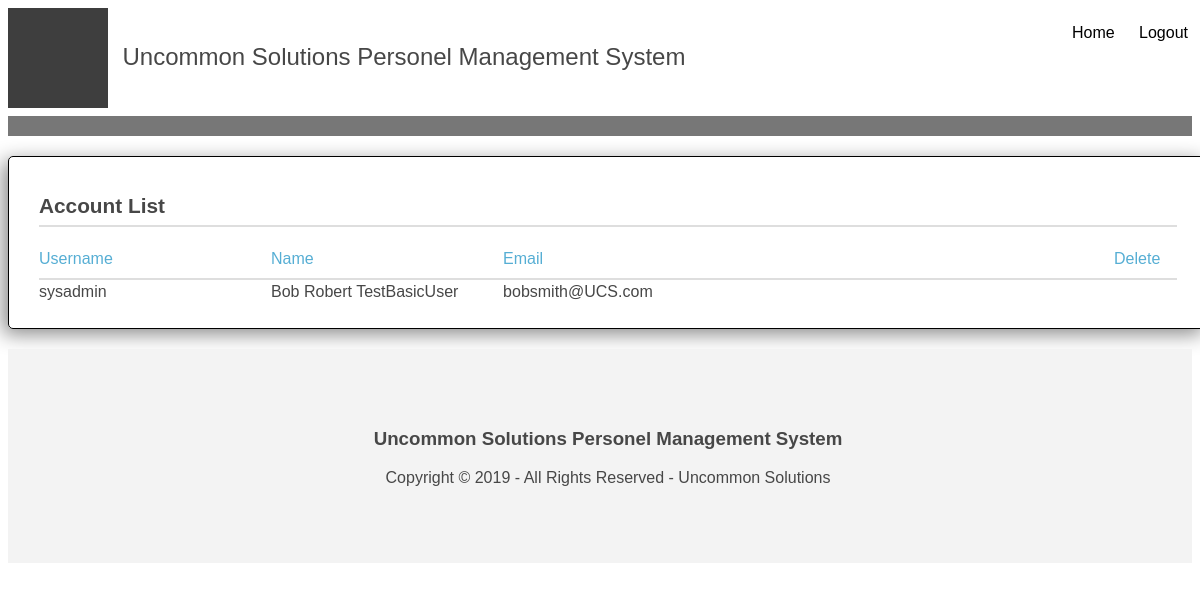
The page /source/viewSysUserList.php on the database its author committed.
### tables this page shows
CREATE TABLE UserLoginTable (
    user_number     INTEGER PRIMARY KEY AUTO_INCREMENT,
    user_name       VARCHAR(25) NOT NULL,
    access_level    INTEGER NOT NULL,
    password_hash   VARCHAR(128) NOT NULL,
    last_login      TIMESTAMP DEFAULT 
		CURRENT_TIMESTAMP 
		ON UPDATE CURRENT_TIMESTAMP);

CREATE TABLE ContactTable (
    contact_number  INTEGER PRIMARY KEY AUTO_INCREMENT,
    last_name       VARCHAR(50) NOT NULL,
    first_name      VARCHAR(50) NOT NULL,
    middle_name     VARCHAR(50),
    phone_number    VARCHAR(12) NOT NULL,
    address         VARCHAR(200),
    email           VARCHAR(100));

### source/private/api/UserLoginTableApi.php (called while the page is built, shortened)
<?php
function find_all_users() {
    global $database;
    $sql = "SELECT * FROM UserLoginTable";
    $result = mysqli_query($database, $sql);
    return $result;
}

### source/private/api/PersonnelTableApi.php (called while the page is built, shortened)
<?php
function find_personnel_by_user_id($id)
{
    global $database;
    $sql = "SELECT * FROM PersonnelTable ";
    $sql .= "WHERE user_number='" . mysqli_real_escape_string($database, $id) . "'";
    $result = mysqli_query($database, $sql);
    $personnel = mysqli_fetch_assoc($result);
    return $personnel;
}

### source/private/api/ContactTableApi.php (called while the page is built, shortened)
<?php
function find_contact_by_id($id)
{
    global $database;
    $sql = "SELECT * FROM ContactTable ";
    $sql .= "WHERE contact_number='" . mysqli_real_escape_string($database, $id) . "'";
    $result = mysqli_query($database, $sql);
    $contact = mysqli_fetch_assoc($result);
    return $contact;
}

### source/viewSysUserList.php (the view, shortened to what this page needs)
<!DOCTYPE html>
<html>
<head>
<link href="layout/fontawesome-4.6.3.min.css" rel="stylesheet" type="text/css" media="all">
<link href="layout/viewSysUserList.css" rel="stylesheet" type="text/css" media="all">
<link href="libs/popup/popup.css" rel="stylesheet" type="text/css" media="all">
<link href="libs/alert/alert.css" rel="stylesheet" type="text/css" media="all">
</head>
<?php
include("./includes/header.php");
?>
<div id="content" class="wrapper row2"><div>
	<div class="container">
		<h2>Account List</h2>
		<div class="user table header">
			<span class="user_username">Username</span>
			<span class="user_name">Name</span>
			<span class="user_email">Email</span>
			<span class="user_delete right">Delete</span>
		</div>
		<?php
		foreach(find_all_users() as $user) {
			$personnel = find_personnel_by_user_id($user['user_number']);
			$contact = find_contact_by_id($personnel['personal_contact_number']);
			$name = $contact['first_name'] . " " . $contact['middle_name'] . " " . $contact['last_name'];
			?>
			<div class="user table row">
				<span class="user_username"><?php echo $user['user_name']; ?></span>
				<span class="user_name"><?php echo $name; ?></span>
				<span class="user_email"><?php echo $contact['email']; ?></span>
			</div>
			<?php
		}
		?>
	</div>
</div></div>
<?php
include("./includes/footer.php");
?>
</html>

### source/layout/viewSysUserList.css (style rules this page uses)
.user_name { width: 20%; }
.user_username { width: 20%; }
.user_email { width: 15%; }
.table.user > span.user_delete { width: 7%; text-align: center; }

### source/layout/core.css (style rules this page uses)
html { background-color: white; color: #474747; }
body { font-family: Verdana, Geneva, sans-serif; }
.wrapper>div { display: block; width: 1200px; margin: 0 auto; }
.right { float: right; }
.table { padding-bottom: 7px; padding-top: 3px; }
.table>span { display: inline-block; }
.table.header { border-bottom: solid 2px #DEDEDE; vertical-align: top; padding-bottom: 10px; color: #56AED4; }
.table>span.right { text-align: right; }
.container { border: solid 1px black; border-radius: 5px; box-shadow: -5px 5px 20px #888888; padding: 20px 30px 20px 30px; margin: 20px 0; }
h2 { font-size: 1.3em; margin-bottom: 20px; border-bottom: solid 2px #DEDEDE; padding-bottom: 7px; position: relative; }

### rows shown on the page
userlogintable: user_name "sysadmin", contacttable.first_name+middle_name+last_name "Bob Robert TestBasicUser", contacttable.email "bobsmith@UCS.com"
